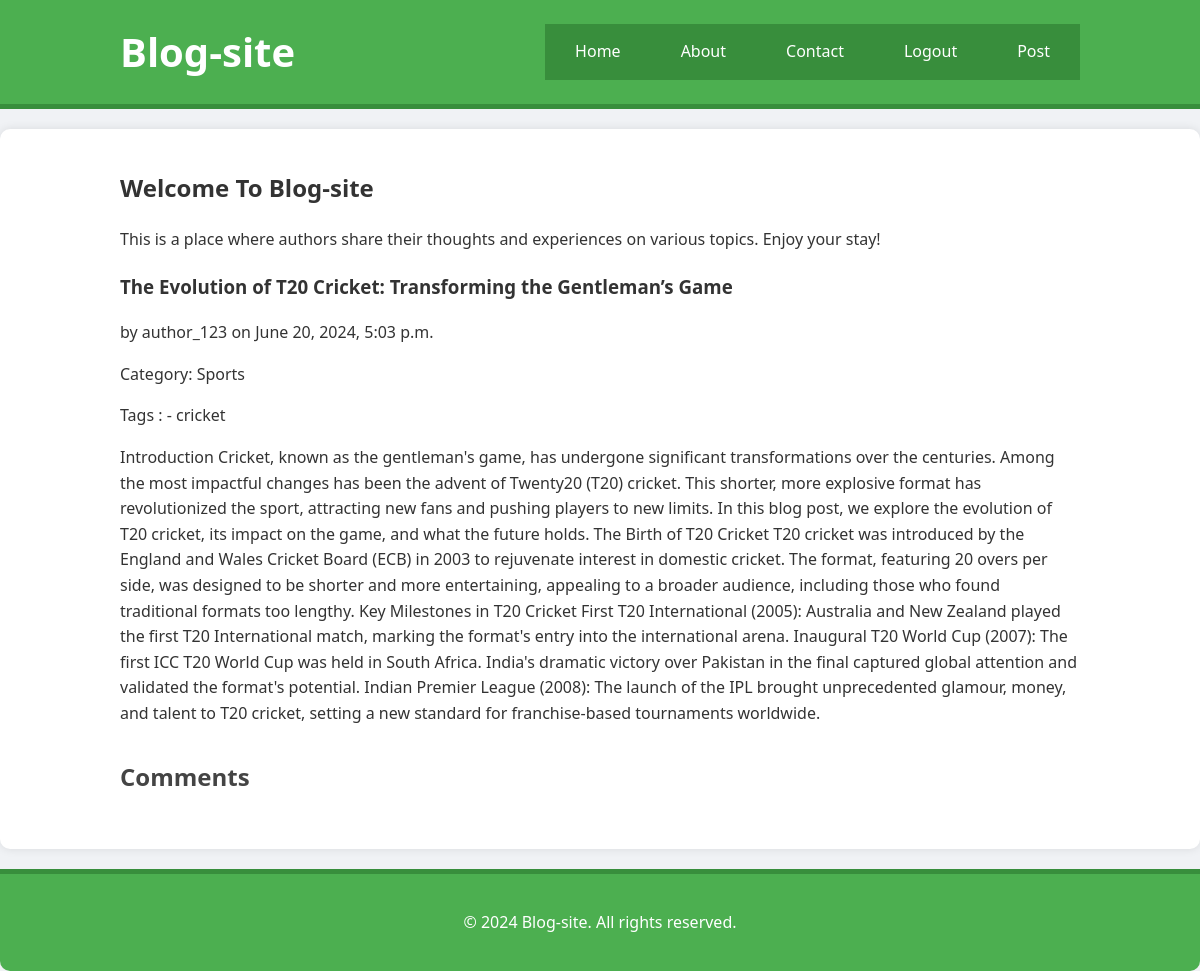
The app's page /home/post/1/ (signed in), older data.
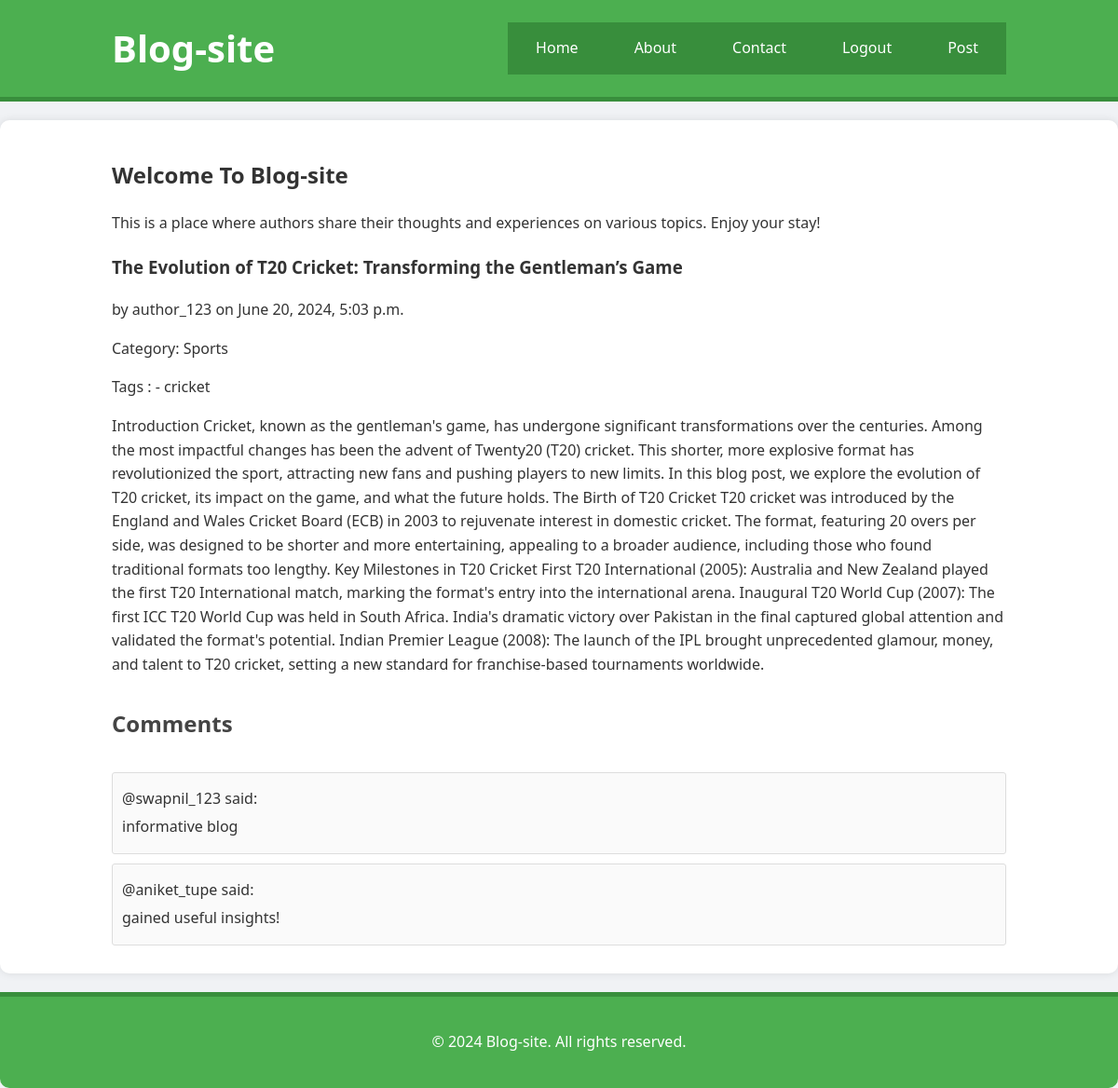
The same page, newer data.
### myblog/models.py (models this page shows, shortened)
class Post(models.Model):
    title = models.CharField(max_length=255)
    content = models.TextField()
    publish_date = models.DateTimeField(auto_now_add=True)
    author = models.ForeignKey(User, on_delete=models.CASCADE, limit_choices_to={'user_type': 'author'})  # Restrict authors
    category = models.ForeignKey(Category, on_delete=models.CASCADE, null=True, blank=True)  # Optional category
    tags = models.ManyToManyField(Tag)

class User(AbstractUser):
    TYPE_CHOICES = (
        ('author', 'Author'),
        ('reader', 'Reader'),
    )
    user_type = models.CharField(max_length=10, choices=TYPE_CHOICES, default='reader')

class Category(models.Model):
    name = models.CharField(max_length=255)

class Tag(models.Model):
    name = models.CharField(max_length=50)

class Comment(models.Model):
    content = models.TextField()
    author = models.ForeignKey(User, on_delete=models.CASCADE, limit_choices_to={'user_type': 'reader'})  # Restrict to readers
    post = models.ForeignKey(Post, on_delete=models.CASCADE)

### myblog/views.py (the view)
# urls.py: path('post/<int:id>/', detail_view, name='detail'),
@login_required
def detail_view(request, id):
    post = get_object_or_404(Post, id=id)
    return render(request, 'myblog/detail_post.html', {'post': post})

### templates/myblog/detail_post.html (shortened to what this page needs)
{% extends 'base.html' %}
{% block content %}
{% load static %}
<link rel="stylesheet" type="text/css" href="{% static 'blogsite/static/css/comment_style.css' %}">
<section class="intro">
    <h2>Welcome To Blog-site</h2>
    <p>This is a place where authors share their thoughts and experiences on various topics. Enjoy your stay!</p>
</section>
<section class="posts">
    <article>
        <h3>{{ post.title }}</h3>
        <p>by {{ post.author.username }} on {{ post.publish_date }}</p>
        <p>
            Category:
            {% if post.category %}
                {{ post.category.name }}
            {% else %}
                No Category
            {% endif %}
        </p>
        <div class="tags">
            Tags :
            {% for tag in post.tags.all %}
                <span> - {{ tag.name }}   </span>
            {% endfor %}
        </div>
        <p>{{ post.content }}</p>
        <section class="comments">
            <h4>Comments</h4>
            {% for comment in post.comment_set.all %}
                <div class="comment">
                    <p>@{{ comment.author.username }}  said:</p>
                    <p>{{ comment.content }} </p>
                </div>
            {% endfor %}
        </section>
    </article>
</section>
{% endblock %}

### templates/base.html (shortened to what this page needs)
{% load static %}
<!DOCTYPE html>
<html lang="en">
<head>
    <link rel="stylesheet" href="{% static 'blogsite/static/css/style.css' %}">
</head>
<body>
    <header>
        <div class="container">
            <div class="header-content">
                <h1>Blog-site</h1>
                <nav>
                    <ul>
                        <li><a href="{% url 'home' %}">Home</a></li>
                        <li><a href="#">About</a></li>
                        <li><a href="#">Contact</a></li>
                        {% if user.is_authenticated %}
                            <li><a href="{% url 'logout' %}">Logout</a></li>
                        {% else %}
                            <li><a href="{% url 'login' %}">Login</a></li>
                        {% endif %}
                        {% if user.is_authenticated and user.user_type == 'reader' %}
                            <li class="search-container">
                                <form action="{% url 'search' %}" method="get">
                                    <input type="text" placeholder="Search..." name="q">
                                    <button type="submit">Search</button>
                                </form>
                            </li>
                        {% else %}
                            <li><a href="{% url 'post' %}">Post</a></li>
                        {% endif %}
                    </ul>
                </nav>
            </div>
        </div>
    </header>
    <main>
        <div class="container">
            {% block content %}{% endblock %}
        </div>
    </main>
    <footer>
        <div class="container">
            <p>&copy; 2024 Blog-site. All rights reserved.</p>
        </div>
    </footer>
</body>
</html>

### blogsite/static/css/style.css (style rules this page uses)
body { font-family: 'Segoe UI', Tahoma, Geneva, Verdana, sans-serif; margin: 0; padding: 0; line-height: 1.6; background-color: #f0f2f5; color: #333; }
.container { width: 80%; margin: auto; overflow: hidden; }
header { background: #4CAF50; color: #fff; padding: 20px 0; text-align: center; border-bottom: 5px solid #388E3C; display: flex; justify-content: space-between; align-items: center; }
header h1 { margin: 0; font-size: 2.5em; }
nav ul { padding: 0; list-style: none; text-align: center; background: #388E3C; margin: 0; overflow: hidden; }
nav ul li { display: inline; margin: 0; }
nav ul li a { color: #fff; text-decoration: none; padding: 15px 20px; display: inline-block; transition: background 0.3s; }
main { padding: 20px 0; background: #fff; margin-top: 20px; box-shadow: 0 0 10px rgba(0, 0, 0, 0.1); border-radius: 10px; }
footer { background: #4CAF50; color: #fff; text-align: center; padding: 20px 0; margin-top: 20px; border-top: 5px solid #388E3C; border-radius: 0 0 10px 10px; }

### blogsite/static/css/comment_style.css (style rules this page uses)
.comments { margin-top: 20px; }
.comments h4 { font-size: 1.5em; color: #444; }
.comments .comment { background: #fafafa; padding: 10px; margin-bottom: 10px; border: 1px solid #ddd; border-radius: 3px; }
.comments .comment p { margin: 5px 0; }

### templates/base.html (style rules this page uses)
body { font-family: 'Segoe UI', Tahoma, Geneva, Verdana, sans-serif; margin: 0; padding: 0; line-height: 1.6; background-color: #f0f2f5; color: #333; }
.container { width: 80%; margin: auto; overflow: hidden; }
header { background: #4CAF50; color: #fff; padding: 20px 0; border-bottom: 5px solid #388E3C; }
.header-content { display: flex; justify-content: space-between; align-items: center; }
header h1 { margin: 0; font-size: 2.5em; }
nav ul { display: flex; padding: 0; list-style: none; margin: 0; align-items: center; }
nav ul li { margin: 0 10px; }
nav ul li a { color: #fff; text-decoration: none; padding: 15px 20px; transition: background 0.3s; }
main { padding: 20px 0; background: #fff; margin-top: 20px; box-shadow: 0 0 10px rgba(0, 0, 0, 0.1); border-radius: 10px; }
footer { background: #4CAF50; color: #fff; text-align: center; padding: 20px 0; margin-top: 20px; border-top: 5px solid #388E3C; border-radius: 0 0 10px 10px; }

Row changes from the older to the newer data that the page shows:
added Comment: author.username "swapnil_123", content "informative blog"
added Comment: author.username "aniket_tupe", content "gained useful insights!"
